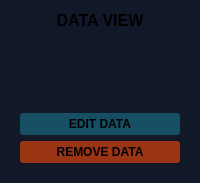
                  <widget class="QWidget" name="widget_17" native="true">
                   <property name="styleSheet">
                    <string notr="true">background-color: rgb(17, 24, 39);</string>
                   </property>
                   <layout class="QGridLayout" name="gridLayout_11">
                    <property name="spacing">
                     <number>0</number>
                    </property>
                    <item row="0" column="2" colspan="3">
                     <widget class="QLabel" name="label_39">
                      <property name="font">
                       <font>
                        <pointsize>12</pointsize>
                        <bold>true</bold>
                       </font>
                      </property>
                      <property name="text">
                       <string>DATA VIEW</string>
                      </property>
                      <property name="alignment">
                       <set>Qt::AlignCenter</set>
                      </property>
                      <property name="wordWrap">
                       <bool>true</bool>
                      </property>
                     </widget>
                    </item>
                    <item row="3" column="3">
                     <widget class="QWidget" name="widget_16" native="true">
                      <layout class="QGridLayout" name="gridLayout_14">
                       <item row="1" column="0">
                        <widget class="QPushButton" name="btn_editD1data">
                         <property name="font">
                          <font>
                           <bold>true</bold>
                          </font>
                         </property>
                         <property name="cursor">
                          <cursorShape>PointingHandCursor</cursorShape>
                         </property>
                         <property name="mouseTracking">
                          <bool>true</bool>
                         </property>
                         <property name="tabletTracking">
                          <bool>true</bool>
                         </property>
                         <property name="styleSheet">
                          <string notr="true">QPushButton{
background-color: rgb(22, 78, 99);
padding:4px;
text-align:centre;
border-radius:3px;

}</string>
                         </property>
                         <property name="text">
                          <string>EDIT DATA</string>
                         </property>
                         <property name="icon">
                          <iconset>
                           <normaloff>resources/icons/icons/edit.jpg</normaloff>resources/icons/icons/edit.jpg</iconset>
                         </property>
                         <property name="iconSize">
                          <size>
                           <width>25</width>
                           <height>25</height>
                          </size>
                         </property>
                         <property name="checkable">
                          <bool>true</bool>
                         </property>
                         <property name="autoExclusive">
                          <bool>true</bool>
                         </property>
                        </widget>
                       </item>
                       <item row="3" column="0">
                        <widget class="QPushButton" name="btn_deleteD1data">
                         <property name="font">
                          <font>
                           <family>Segoe UI</family>
                           <pointsize>9</pointsize>
                           <italic>false</italic>
                           <bold>true</bold>
                          </font>
                         </property>
                         <property name="cursor">
                          <cursorShape>PointingHandCursor</cursorShape>
                         </property>
                         <property name="mouseTracking">
                          <bool>true</bool>
                         </property>
                         <property name="tabletTracking">
                          <bool>true</bool>
                         </property>
                         <property name="styleSheet">
                          <string notr="true">QPushButton{
background-color:#9a3412;
font: 700 9pt &quot;Segoe UI&quot;;
padding:4px;
text-align:centre;
border-radius:3px;

}</string>
                         </property>
                         <property name="text">
                          <string>REMOVE DATA</string>
                         </property>
                         <property name="icon">
                          <iconset>
                           <normaloff>resources/icons/icons/trash.png</normaloff>resources/icons/icons/trash.png</iconset>
                         </property>
                         <property name="iconSize">
                          <size>
                           <width>25</width>
                           <height>25</height>
                          </size>
                         </property>
                         <property name="checkable">
                          <bool>true</bool>
                         </property>
                         <property name="autoExclusive">
                          <bool>true</bool>
                         </property>
                        </widget>
                       </item>
                       <item row="0" column="0">
                        <widget class="QTableWidget" name="D1Table">
                         <property name="font">
                          <font>
                           <pointsize>12</pointsize>
                           <bold>false</bold>
                          </font>
                         </property>
                         <property name="cursor" stdset="0">
                          <cursorShape>OpenHandCursor</cursorShape>
                         </property>
                         <property name="mouseTracking">
                          <bool>true</bool>
                         </property>
                         <property name="tabletTracking">
                          <bool>true</bool>
                         </property>
                         <property name="acceptDrops">
                          <bool>true</bool>
                         </property>
                         <property name="autoFillBackground">
                          <bool>true</bool>
                         </property>
                         <property name="styleSheet">
                          <string notr="true">QHeaderView::section {
   color:white;
	 background-color:#232326;
    border: 1px solid white ;
	margin: 0px;
	text-align: right;
	font-family: arial;
	font-size:12px;
    height: 32px;

	

}
</string>
                         </property>
                         <property name="frameShape">
                          <enum>QFrame::NoFrame</enum>
                         </property>
                         <property name="frameShadow">
                          <enum>QFrame::Plain</enum>
                         </property>
                         <property name="sizeAdjustPolicy">
                          <enum>QAbstractScrollArea::AdjustToContents</enum>
                         </property>
                         <property name="autoScroll">
                          <bool>true</bool>
                         </property>
                         <property name="autoScrollMargin">
                          <number>16</number>
                         </property>
                         <property name="dragEnabled">
                          <bool>true</bool>
                         </property>
                         <property name="dragDropOverwriteMode">
                          <bool>false</bool>
                         </property>
                         <property name="alternatingRowColors">
                          <bool>false</bool>
                         </property>
                         <property name="showGrid">
                          <bool>false</bool>
                         </property>
                         <property name="gridStyle">
                          <enum>Qt::NoPen</enum>
                         </property>
                         <property name="sortingEnabled">
                          <bool>true</bool>
                         </property>
                         <attribute name="horizontalHeaderVisible">
                          <bool>true</bool>
                         </attribute>
                         <attribute name="horizontalHeaderCascadingSectionResizes">
                          <bool>true</bool>
                         </attribute>
                         <attribute name="horizontalHeaderMinimumSectionSize">
                          <number>80</number>
                         </attribute>
                         <attribute name="horizontalHeaderDefaultSectionSize">
                          <number>150</number>
                         </attribute>
                         <attribute name="horizontalHeaderStretchLastSection">
                          <bool>true</bool>
                         </attribute>
                         <attribute name="verticalHeaderVisible">
                          <bool>true</bool>
                         </attribute>
                         <attribute name="verticalHeaderCascadingSectionResizes">
                          <bool>true</bool>
                         </attribute>
                         <attribute name="verticalHeaderHighlightSections">
                          <bool>true</bool>
                         </attribute>
                         <attribute name="verticalHeaderShowSortIndicator" stdset="0">
                          <bool>true</bool>
                         </attribute>
                         <attribute name="verticalHeaderStretchLastSection">
                          <bool>false</bool>
                         </attribute>
                        </widget>
                       </item>
                      </layout>
                     </widget>
                    </item>
                   </layout>
                  </widget>
